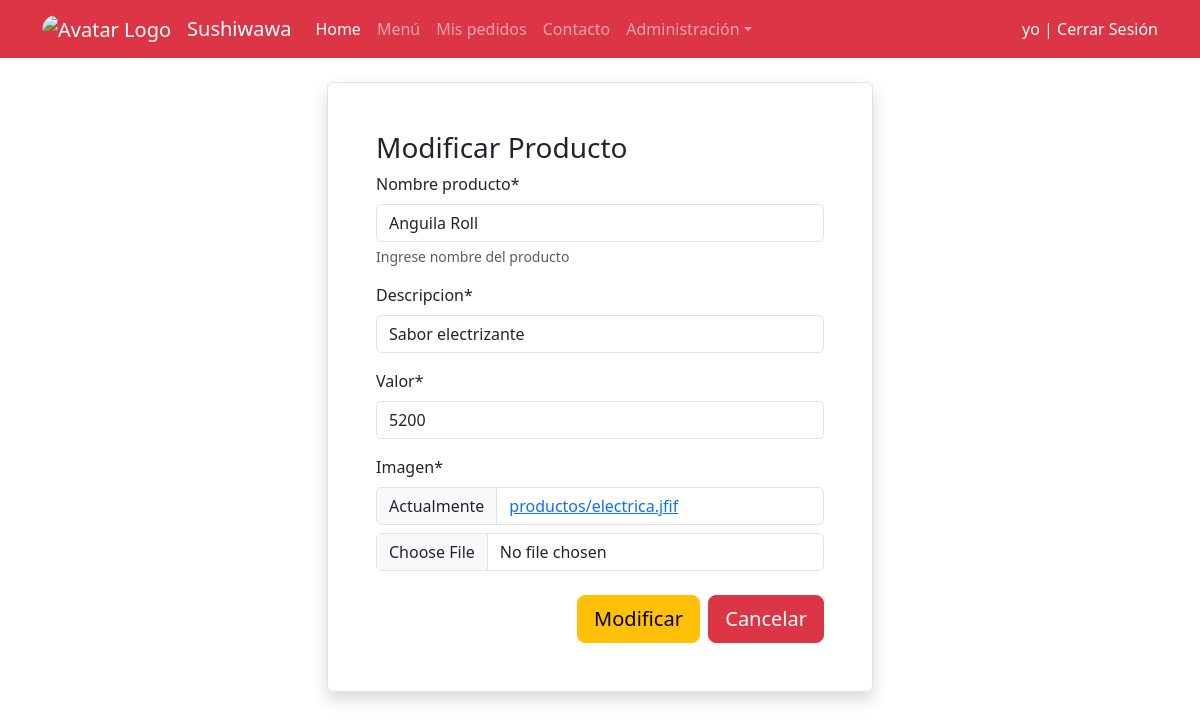
Screenshot of /modificarproducto/16 (signed in) with the database file from the repository.
### sushi/models.py (models this page shows, shortened)
class Producto(models.Model):
    nombre_producto=models.CharField(max_length=50, null=False)
    imagen=models.ImageField(upload_to='productos', null=True)
    descripcion=models.CharField(max_length=50, null=False)
    valor=models.IntegerField(null=False)

### sushi/views.py (the view, shortened to what this page needs)
# urls.py: path('modificarproducto/<id>',modificarproducto, name='modificarproducto'),
def modificarproducto(request,id):
    prod=get_object_or_404(Producto, id=id)
    form=ProductoForm(instance=prod)
    datos={
        "form":form
    }
    return render(request,'sushi/modificarproducto.html',datos)

### sushi/forms.py
class ProductoForm(forms.ModelForm):
    nombre_producto=forms.CharField(widget=forms.TextInput(),help_text='Ingrese nombre del producto')
    descripcion=forms.CharField(widget=forms.TextInput())
    valor=forms.IntegerField(min_value=1000, max_value=10000, localize=True)
    imagen=forms.ImageField()
    class Meta:
        model = Producto
        fields = ['nombre_producto', 'descripcion', 'valor', 'imagen']

### sushi/templates/sushi/modificarproducto.html (shortened to what this page needs)
{% extends "sushi/base.html" %}
{% load static %}
{% load crispy_forms_tags %}
{% block contenido %}
<div class="container">
    <div class="row mt-4">
        <div class="col-md-3"></div>
        <div class="col-md-6">
            <div class="border shadow rounded p-5">
                <h3>Modificar Producto</h3>
                <form action="" method="post" enctype="multipart/form-data">
                    {{form | crispy}}
                    <div class="d-flex justify-content-end">
                        <input type="submit" class="btn btn-warning btn-lg mt-2" value="Modificar">
                        <span> &nbsp;&nbsp;</span>
                        <a href="{% url "productos" %}">
                        <input type="button" class="btn btn-danger btn-lg mt-2"  value="Cancelar">
                        </a>
                    </div>
                </form>
            </div>
        </div>
        <div class="col-md-3"></div>
    </div>
</div>
{% endblock contenido %}

### sushi/templates/sushi/base.html (shortened to what this page needs)
{% load static %}
<!DOCTYPE html>
<html lang="es">
<head>
    <link href="{% static 'sushi/css/bootstrap.min.css' %} " rel="stylesheet">
    <link rel="stylesheet" href=" {% static 'sushi/css/estilo.css' %} ">
</head>
<body>
    <nav class="navbar navbar-expand-sm navbar-dark bg-danger">
        <div class="container">
            <a class="navbar-brand" href="{% url 'index' %}">
                <img src=" {% static 'sushi/img/dog3logo.png' %} " alt=" Avatar Logo" style="width:40px;"
                class="rounded-pill">
            </a>
            <a class="navbar-brand" href="{% url 'index' %}">Sushiwawa</a>
                <div class="collapse navbar-collapse" id="collapsibleNavId">
                    <ul class="navbar-nav me-auto mt-2 mt-lg-0">
                        <li class="nav-item">
                            <a class="nav-link active" href=" {% url 'index' %}" aria-current="page">Home
                                <span class="visually-hidden">(current)</span></a>
                        </li>
                        <li class="nav-item">
                            <a class="nav-link" href="">Menú</a>
                        </li>
                        <li class="nav-item">
                            <a class="nav-link" href="{% url 'mispedidos' %}">Mis pedidos</a>
                        </li>
                        <li class="nav-item">
                            <a class="nav-link" href="">Contacto</a>
                        </li>
                        <li class="nav-item dropdown">
                            <a class="nav-link dropdown-toggle" href="#" id="dropdownId" data-bs-toggle="dropdown"
                                aria-haspopup="true" aria-expanded="false">Administración</a>
                        </li>
                    </ul>
                    {% if user.is_authenticated %}
                        <span id="sesionlink"><a class="nav-link text-light sesiontext" href="">{{user.username}} |</a></span>
                        <span id="sesionlink"><a class="nav-link text-light sesiontext" href="{% url "logout_view" %}">&nbsp;Cerrar Sesión</a></span>
                    {% endif %}
                </div>
        </div>
    </nav>
    {% block contenido %}
    {% endblock contenido %}
</body>
</html>

### rows the page displays
Producto: nombre_producto "Anguila Roll", descripcion "Sabor electrizante", valor "5200"

### other values shown
{{ user.username }} "yo"
